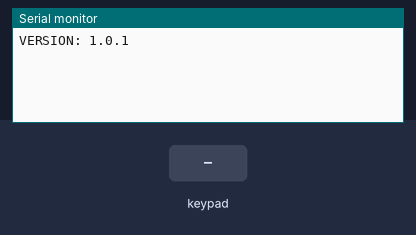
A sketch run on a simulated ESP32. Parts: the last lines printed to the serial monitor. The inputs (shaded band) are chosen by the test bench. USB keyboard and mouse output is not drawn.

Above: at 1.2 s.
1.3 s: key '1' pressed
At 2.3 s:
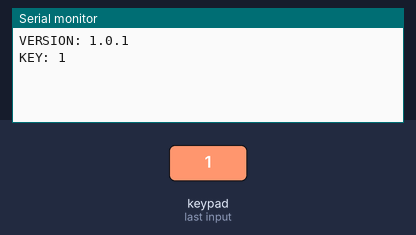
2.8 s: keypad keys 1 5 2 0 4 # pressed 0.4 s apart
At 6.1 s:
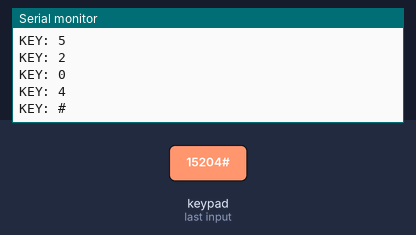
6.7 s: key 'A' pressed
At 7.6 s:
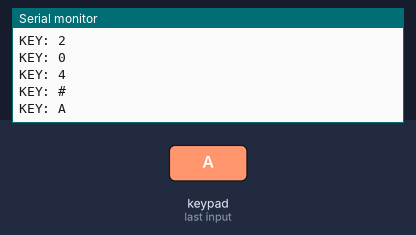
8.2 s: keypad keys 1 5 2 0 4 * pressed 0.4 s apart
At 11.4 s:
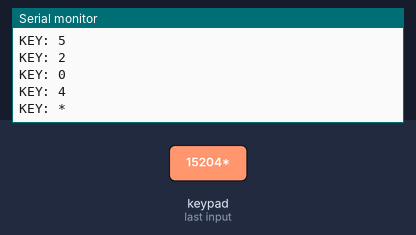
12.1 s: key 'B' pressed
At 13.0 s:
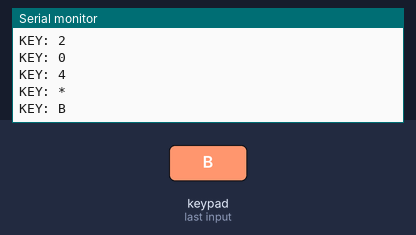
13.6 s: keypad keys 1 5 2 0 4 D pressed 0.4 s apart
At 16.7 s:
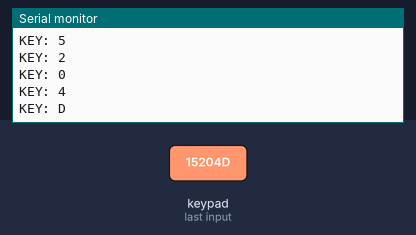
Timing chart, 0 to 18.2 s (numbered marks = the images above; inputs shaded):
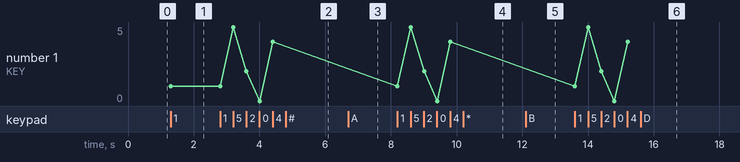

Measured:
- after the input at 1.3 s, the serial monitor: prints a new line at once (image 1)
- after the input at 2.8 s, the serial monitor: prints a new line after 0.41 s (image 2)
- after the input at 6.7 s, the serial monitor: prints a new line at once (image 3)
- after the input at 8.2 s, the serial monitor: prints a new line at once (image 4)
- after the input at 12.1 s, the serial monitor: prints a new line at once (image 5)
- after the input at 13.6 s, the serial monitor: prints a new line at once (image 6)
- plotted number 1: 1 → 4 after the input at 2.8 s

The sketch:

lolin-keyboard-emulator.ino
```cpp
/*
 */
#define US_KEYBOARD 0

#include <BleKeyboard.h>
#include <Keypad.h>

/**************************/
/* << CONFIG */

#define VERSION "1.0.1"

// KEYPAD
const byte ROWS = 4; // num of rows
const byte COLS = 4; // num of columns

// keys disposition
char keys[ROWS][COLS] = {
    {'1', '2', '3', 'A'},
    {'4', '5', '6', 'B'},
    {'7', '8', '9', 'C'},
    {'*', '0', '#', 'D'}};

byte rowPins[ROWS] = {15, 2, 0, 4};   // connect to the row pinouts of the keypad
byte colPins[COLS] = {5, 18, 19, 21}; // connect to the column pinouts of the keypad

Keypad keypad = Keypad(makeKeymap(keys), rowPins, colPins, ROWS, COLS);

/* >> CONFIG */
/**************************/
BleKeyboard bleKeyboard;

/** */
void setup()
{
  Serial.begin(115200);
  Serial.print("VERSION: ");
  Serial.println(VERSION);

  bleKeyboard.begin();
}

/** */
void loop()
{
  char key = keypad.getKey();

  if (key)
  {
    Serial.print("KEY: ");
    Serial.println(key);
    if (bleKeyboard.isConnected())
    {
      // adapt here to send different keys values
      if (key == '0')
      {
        bleKeyboard.write(KEY_NUM_0);
      }
      else if (key == '1')
      {
        bleKeyboard.write(KEY_NUM_1);
      }
      else if (key == '2')
      {
        // bleKeyboard.write(KEY_LEFT_SHIFT);
        bleKeyboard.write(KEY_NUM_2);
      }
      else if (key == '3')
      {
        // bleKeyboard.write(KEY_LEFT_SHIFT);
        bleKeyboard.write(KEY_NUM_3);
      }
      else if (key == '4')
      {
        bleKeyboard.write(KEY_LEFT_ARROW);
      }
      else if (key == '5')
      {
        bleKeyboard.write(KEY_DOWN_ARROW);
      }
      else if (key == '6')
      {
        bleKeyboard.write(KEY_UP_ARROW);
      }
      else if (key == '8')
      {
        bleKeyboard.write(0x20); // space
      }
      else if (key == '9')
      {
        bleKeyboard.write(KEY_NUM_9);
      }
      else if (key == '7')
      {
        bleKeyboard.write(KEY_RIGHT_ARROW);
      }
      else if (key == 'A')
      {
        bleKeyboard.write('Q');
      }
      else if (key == 'B')
      {
        bleKeyboard.write(KEY_LEFT_SHIFT);
        bleKeyboard.write('P');
      }
      else if (key == 'C')
      {
        bleKeyboard.write(KEY_LEFT_SHIFT);
        bleKeyboard.write('N');
      }
      else
      {
        bleKeyboard.write(key);
      }
    }
  }
}
```
